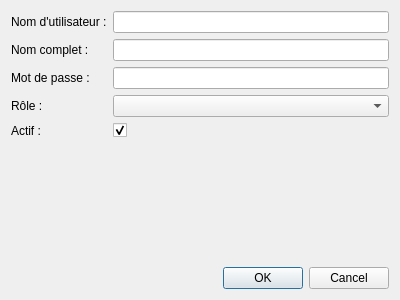
<?xml version="1.0" encoding="UTF-8"?>
<ui version="4.0">
 <class>UserDialog</class>
 <widget class="QDialog" name="UserDialog">
  <property name="geometry">
   <rect>
    <x>0</x>
    <y>0</y>
    <width>400</width>
    <height>300</height>
   </rect>
  </property>
  <property name="windowTitle">
   <string>Utilisateur</string>
  </property>
  <layout class="QVBoxLayout" name="verticalLayout">
   <item>
    <layout class="QFormLayout" name="formLayout">
     <item row="0" column="0">
      <widget class="QLabel" name="label">
       <property name="text">
        <string>Nom d'utilisateur :</string>
       </property>
      </widget>
     </item>
     <item row="0" column="1">
      <widget class="QLineEdit" name="username_edit"/>
     </item>
     <item row="1" column="0">
      <widget class="QLabel" name="label_2">
       <property name="text">
        <string>Nom complet :</string>
       </property>
      </widget>
     </item>
     <item row="1" column="1">
      <widget class="QLineEdit" name="fullname_edit"/>
     </item>
     <item row="2" column="0">
      <widget class="QLabel" name="label_3">
       <property name="text">
        <string>Mot de passe :</string>
       </property>
      </widget>
     </item>
     <item row="2" column="1">
      <widget class="QLineEdit" name="password_edit">
       <property name="echoMode">
        <enum>QLineEdit::Password</enum>
       </property>
      </widget>
     </item>
     <item row="3" column="0">
      <widget class="QLabel" name="label_4">
       <property name="text">
        <string>Rôle :</string>
       </property>
      </widget>
     </item>
     <item row="3" column="1">
      <widget class="QComboBox" name="role_combo"/>
     </item>
     <item row="4" column="0">
      <widget class="QLabel" name="label_5">
       <property name="text">
        <string>Actif :</string>
       </property>
      </widget>
     </item>
     <item row="4" column="1">
      <widget class="QCheckBox" name="active_check">
       <property name="checked">
        <bool>true</bool>
       </property>
      </widget>
     </item>
    </layout>
   </item>
   <item>
    <widget class="QDialogButtonBox" name="buttonBox">
     <property name="orientation">
      <enum>Qt::Horizontal</enum>
     </property>
     <property name="standardButtons">
      <set>QDialogButtonBox::Cancel|QDialogButtonBox::Ok</set>
     </property>
    </widget>
   </item>
  </layout>
 </widget>
 <resources/>
 <connections>
  <connection>
   <sender>buttonBox</sender>
   <signal>accepted()</signal>
   <receiver>UserDialog</receiver>
   <slot>accept()</slot>
   <hints>
    <hint type="sourcelabel">
     <x>248</x>
     <y>254</y>
    </hint>
    <hint type="destinationlabel">
     <x>157</x>
     <y>274</y>
    </hint>
   </hints>
  </connection>
  <connection>
   <sender>buttonBox</sender>
   <signal>rejected()</signal>
   <receiver>UserDialog</receiver>
   <slot>reject()</slot>
   <hints>
    <hint type="sourcelabel">
     <x>316</x>
     <y>260</y>
    </hint>
    <hint type="destinationlabel">
     <x>286</x>
     <y>274</y>
    </hint>
   </hints>
  </connection>
 </connections>
</ui>
